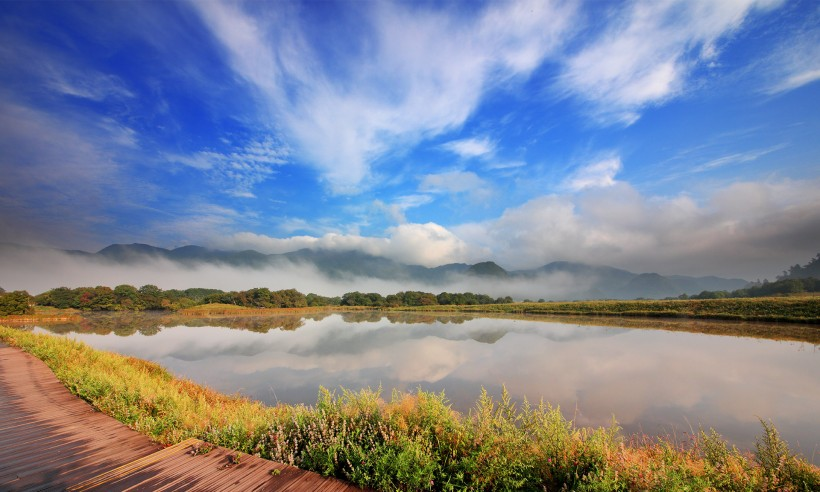
#> input picture dajiuhu-005.jpg, 820 x 492 px
$ python pillow.py
#> lines starting #> are read from the running program, lines starting #| are printed output that depends on the picture
from PIL import Image
from PIL import ImageFilter

# [57 lines left out: functions imgInfo, cropImg, pasteImg, channelsImg, mergeImg, transposeImg, not called in this run]

def filterImg():
    dajiuhu = Image.open("dajiuhu-005.jpg")
#> dajiuhu is the input picture: PIL image 820x492 RGB; mean R, G, B 127.1, 133.9, 150.2
    black_white = dajiuhu.convert("L")
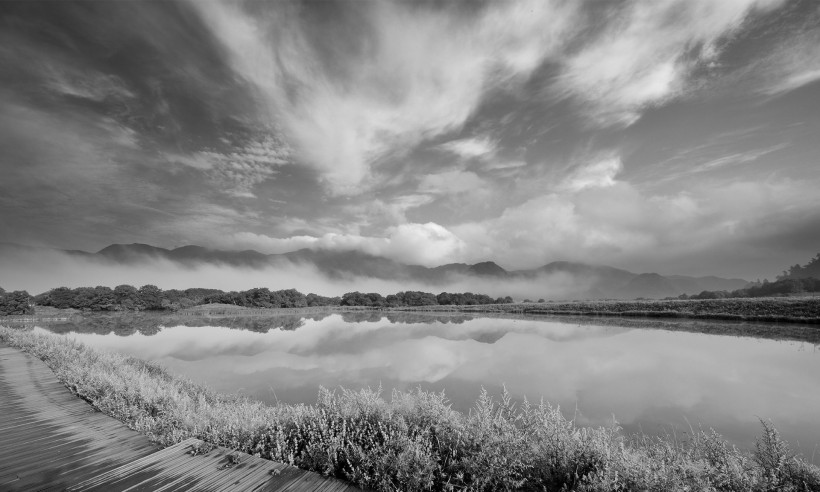
#> black_white: PIL image 820x492 L; min 0, max 244, mean 133.7
    blur = dajiuhu.filter(ImageFilter.BLUR)
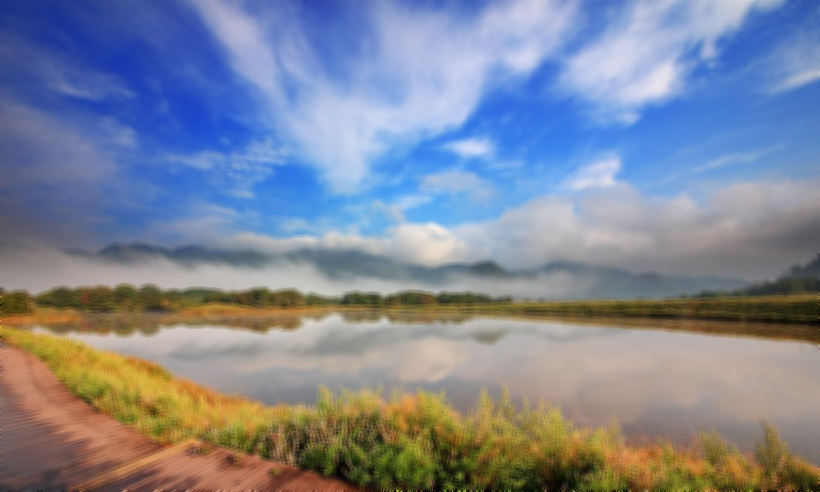
#> blur: PIL image 820x492 RGB; mean R, G, B 127.1, 133.9, 150.2
    detail = dajiuhu.filter(ImageFilter.DETAIL)
    edges = dajiuhu.filter(ImageFilter.FIND_EDGES)
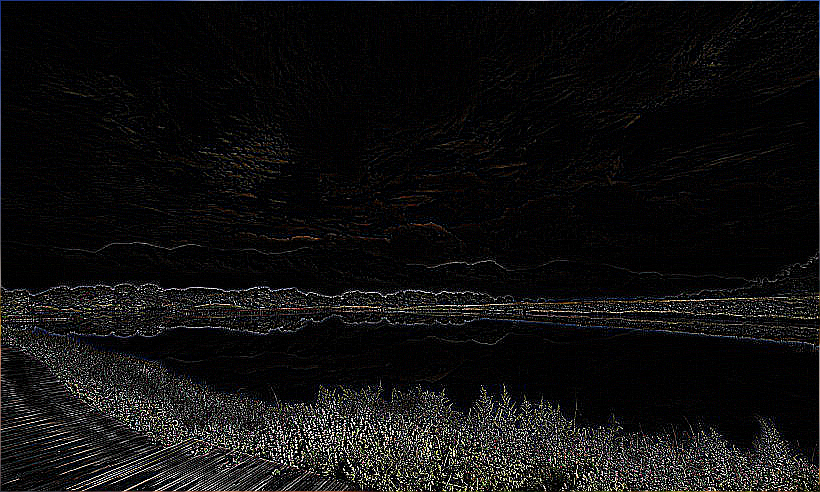
#> edges: PIL image 820x492 RGB; mean R, G, B 16.5, 16, 16

    dajiuhu.show()
    black_white.show()
    blur.show()
    detail.show()
    edges.show()


# [6 lines of commented-out code are left out]
filterImg()
